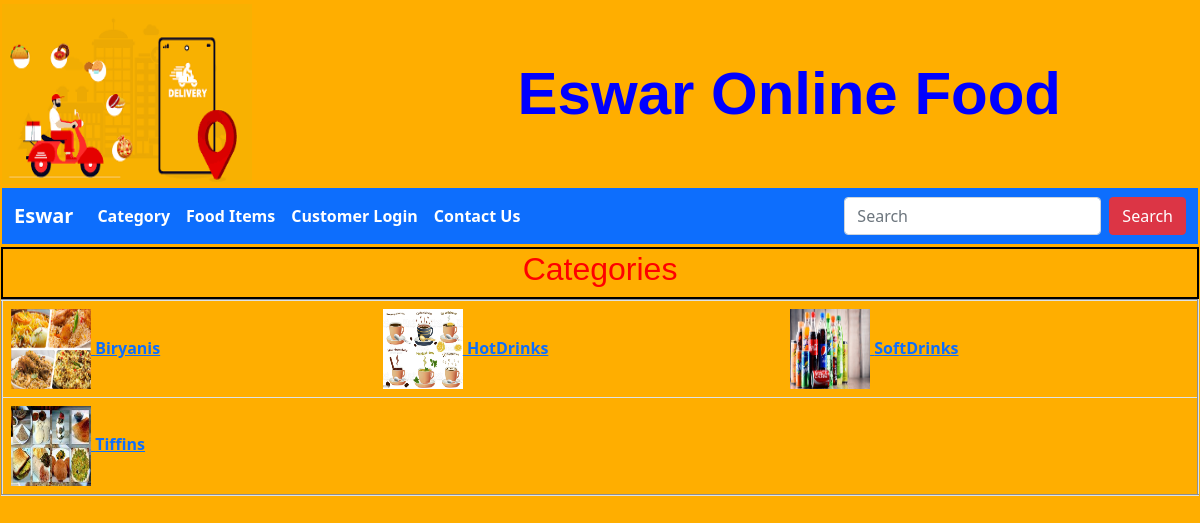
Page /view_category/ on the committed database.
### customer/models.py (models this page shows, shortened)
class Category(models.Model):
    cat_id = models.AutoField(primary_key=True)
    cat_name = models.CharField(max_length=30,unique=True)
    cat_image = models.ImageField(upload_to="cat_images/")

### customer/views.py (the view)
# urls.py: path('view_category/',views.showCategory,name='view_category'),
def showCategory(request):
    return render(request, "customer/view_category.html",{"categories":Category.objects.order_by('cat_name')})

### templates/customer/view_category.html (shortened to what this page needs)
{% extends 'common.html' %}
{% block menu %}
    {% include 'menu/main_menu.html' %}
{% endblock %}
{% block body %}
    <table align="center" width="100%">
        <tr>
            <th id="category_style" colspan="3" style="text-align: center">
                <h2>
                    Categories
                </h2>
            </th>
        </tr>
    <table align="center" border="2" class="table">
    <tr>
    {% for category in categories %}
        <th>
           <a href="{% url 'view_category_food_item' category.cat_id %}">
            <img src="{{ category.cat_image.url }}" width="80" height="80">
            {{ category.cat_name }}
           </a>
        </th>
    {% endfor %}
    </tr>
    </table>
    </table>
{% endblock %}

### rows in the picture
Category: cat_image (picture), cat_name "Biryanis"
Category: cat_image (picture), cat_name "HotDrinks"
Category: cat_image (picture), cat_name "SoftDrinks"
Category: cat_image (picture), cat_name "Tiffins"
